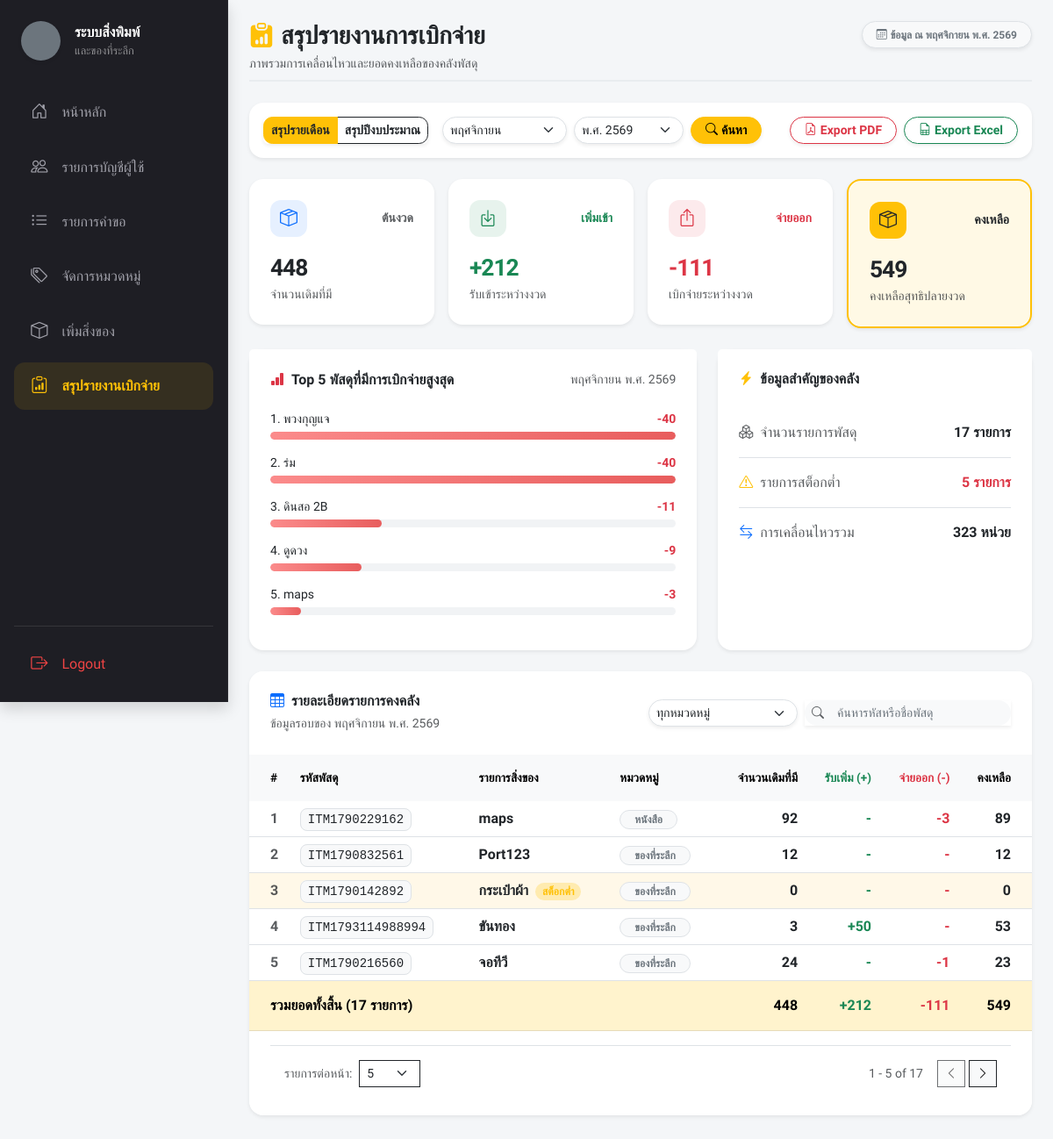
The page /index.php?page=inventory_report (signed in) on the database its author committed.
### tables this page shows
CREATE TABLE `items` (
  `id` int(11) NOT NULL,
  `item_code` varchar(20) NOT NULL,
  `category_id` int(11) NOT NULL,
  `name` varchar(200) NOT NULL,
  `description` text DEFAULT NULL,
  `current_stock` int(11) DEFAULT 0,
  `is_active` tinyint(1) NOT NULL DEFAULT 1,
  `low_stock_threshold` int(11) DEFAULT 10,
  `images` text DEFAULT NULL,
  `created_at` datetime DEFAULT current_timestamp()
);

### components/tables/inventory_report_table.php (the view, shortened to what the rows shown need)
<div class="card border-0 rounded-4 shadow-sm overflow-hidden mb-5">
    <div class="table-responsive">
        <table class="table report-table table-hover align-middle mb-0" id="inventoryReportTable">
            <thead class="table-light text-muted">
                <tr>
                    <th class="ps-4 fw-bold py-3 border-0">#</th>
                    <th class="fw-bold py-3 border-0">รหัสพัสดุ</th>
                    <th class="fw-bold py-3 border-0">รายการสิ่งของ</th>
                    <th class="fw-bold py-3 border-0">หมวดหมู่</th>
                    <th class="text-end fw-bold py-3 border-0">จำนวนเดิมที่มี</th>
                    <th class="text-end text-success fw-bold py-3 border-0">รับเพิ่ม (+)</th>
                    <th class="text-end text-danger fw-bold py-3 border-0">จ่ายออก (-)</th>
                    <th class="text-end pe-4 fw-bold py-3 border-0">คงเหลือ</th>
                </tr>
            </thead>
            <tbody class="border-top-0">
                <?php if (!empty($ledger)): ?>
                    <?php foreach ($ledger as $index => $item):
                        $isLow = $item['closing_stock'] <= (int)$item['low_stock_threshold'];
                    ?>
                        <tr class="report-row <?= $isLow ? 'row-low-stock' : '' ?>"
                            data-category="<?= htmlspecialchars($item['category_name']) ?>"
                            data-search="<?= htmlspecialchars(mb_strtolower($item['item_code'] . ' ' . $item['name'], 'UTF-8')) ?>">
                            <td class="ps-4 text-muted fw-bold"><?= $index + 1 ?></td>
                            <td><span class="font-monospace small px-2 py-1 bg-light rounded-3 border text-dark"><?= htmlspecialchars($item['item_code']) ?></span></td>
                            <td class="fw-semibold text-dark">
                                <?= htmlspecialchars($item['name']) ?>
                                <?php if ($isLow): ?>
                                    <span class="badge bg-warning bg-opacity-25 text-warning rounded-pill ms-1 px-2 py-1">สต็อกต่ำ</span>
                                <?php endif; ?>
                            </td>
                            <td><span class="badge bg-light text-secondary rounded-pill border px-3 py-1"><?= htmlspecialchars($item['category_name']) ?></span></td>
                            <td class="text-end fw-semibold"><?= number_format($item['opening_stock']) ?></td>
                            <td class="text-end text-success fw-semibold"><?= $item['qty_in'] ? '+' . number_format($item['qty_in']) : '-' ?></td>
                            <td class="text-end text-danger fw-semibold"><?= $item['qty_out'] ? '-' . number_format($item['qty_out']) : '-' ?></td>
                            <td class="text-end pe-4 fw-bold fs-6 text-dark"><?= number_format($item['closing_stock']) ?></td>
                        </tr>
                    <?php endforeach; ?>
                <?php endif; ?>
            </tbody>
        </table>
    </div>
</div>

### views/admin/inventory_report.php (shortened to what the rows shown need)
<?php
require_once 'includes/inventory_report_helper.php';
$reportData = getInventoryReportData($pdo);
extract($reportData);
?>
<link rel="stylesheet" href="assets/css/inventory_report.css">
<div class="row g-4 mb-4">
    <div class="col-lg-7">
        <div class="card report-chart-card shadow-sm h-100 bg-white">
            <div class="card-body px-4 pb-4">
                <?php if ($topItems): ?>
                    <?php foreach ($topItems as $index => $item): ?>
                        <div class="mb-3">
                            <div class="d-flex justify-content-between gap-3 small mb-1">
                                <span class="top-item-label" title="<?= htmlspecialchars($item['name']) ?>">
                                    <?= $index + 1 ?>. <?= htmlspecialchars($item['name']) ?>
                                </span>
                                <strong class="text-danger">-<?= number_format($item['qty_out']) ?></strong>
                            </div>
                            <div class="top-item-bar">
                                <span style="width:<?= number_format(($item['qty_out'] / $topMax) * 100, 2) ?>%"></span>
                            </div>
                        </div>
                    <?php endforeach; ?>
                <?php endif; ?>
            </div>
        </div>
    </div>
</div>
<?php include 'components/tables/inventory_report_table.php'; ?>

### rows shown on the page
items: name "พวงกุญแจ", qty_out "40"
items: name "ร่ม", qty_out "40"
items: name "ดินสอ 2B", qty_out "11"
items: name "ดูดวง", qty_out "9"
items: name "maps", qty_out "3", item_code "ITM1790229162", category_name "หนังสือ", opening_stock "92", current_stock "89"
items: item_code "ITM1790832561", name "Port123", category_name "ของที่ระลึก", opening_stock "12", current_stock "12"
items: item_code "ITM1790142892", name "กระเป๋าผ้า", low_stock_threshold "สต็อกต่ำ", category_name "ของที่ระลึก", opening_stock "0", current_stock "0"
items: item_code "ITM1793114988994", name "ขันทอง", category_name "ของที่ระลึก", opening_stock "3", qty_in "50", current_stock "53"
items: item_code "ITM1790216560", name "จอทีวี", category_name "ของที่ระลึก", opening_stock "24", qty_out "1", current_stock "23"

### other values the page prints
$periodLabel "พฤศจิกายน พ.ศ. 2569"
$totals['opening'] "448"
$totals['in'] "212"
$totals['out'] "111"
$totals['closing'] "549"
count($ledger) "17"
$lowStockCount "5"
$totals['in'] + $totals['out'] "323"
form field month "พฤศจิกายน"
